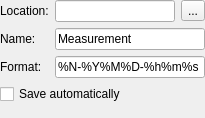
<?xml version="1.0" encoding="UTF-8"?>
<ui version="4.0">
 <class>StorageWidget</class>
 <widget class="QWidget" name="StorageWidget">
  <property name="geometry">
   <rect>
    <x>0</x>
    <y>0</y>
    <width>205</width>
    <height>118</height>
   </rect>
  </property>
  <property name="windowTitle">
   <string>Form</string>
  </property>
  <layout class="QFormLayout" name="formLayout">
   <property name="leftMargin">
    <number>0</number>
   </property>
   <property name="topMargin">
    <number>0</number>
   </property>
   <property name="rightMargin">
    <number>0</number>
   </property>
   <property name="bottomMargin">
    <number>0</number>
   </property>
   <item row="0" column="0">
    <widget class="QLabel" name="label">
     <property name="text">
      <string>Location:</string>
     </property>
    </widget>
   </item>
   <item row="0" column="1">
    <layout class="QHBoxLayout" name="horizontalLayout">
     <item>
      <widget class="QLineEdit" name="location"/>
     </item>
     <item>
      <widget class="QToolButton" name="selectLocationButton">
       <property name="text">
        <string>...</string>
       </property>
      </widget>
     </item>
    </layout>
   </item>
   <item row="2" column="0">
    <widget class="QLabel" name="label_2">
     <property name="text">
      <string>Format:</string>
     </property>
    </widget>
   </item>
   <item row="2" column="1">
    <widget class="QLineEdit" name="format">
     <property name="whatsThis">
      <string>Format of the output file.

The following placeholders are supported:
%N: Name
%Y: Year
%M: Month
%D: Day of the month
%h: Hour
%m: Minute
%s: Second</string>
     </property>
     <property name="text">
      <string>%N-%Y%M%D-%h%m%s</string>
     </property>
    </widget>
   </item>
   <item row="1" column="0">
    <widget class="QLabel" name="label_3">
     <property name="text">
      <string>Name:</string>
     </property>
    </widget>
   </item>
   <item row="1" column="1">
    <widget class="QLineEdit" name="name">
     <property name="text">
      <string>Measurement</string>
     </property>
    </widget>
   </item>
   <item row="3" column="0" colspan="2">
    <widget class="QCheckBox" name="autoSave">
     <property name="text">
      <string>Save automatically</string>
     </property>
    </widget>
   </item>
  </layout>
 </widget>
 <resources/>
 <connections/>
</ui>
